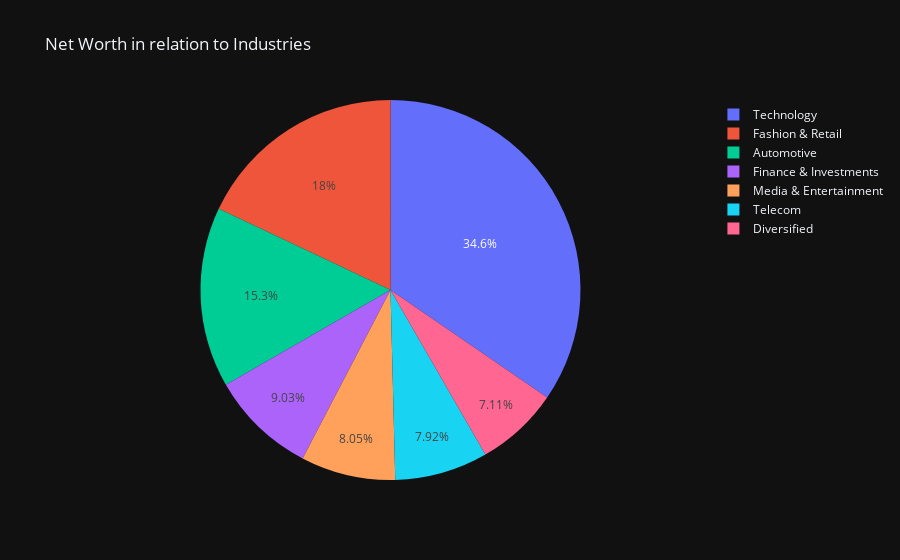

The code cell stored with this chart in its notebook:
### Markdown cell above
# Pie Chart of Industries

### Code cell
industry_pie = px.pie(top_10_billionaires, values='net_worth', names='industry', title='Net Worth in relation to Industries')
industry_pie.show()

### Figure 1 — Plotly figure (JSON) as saved in the notebook; plotly's stock layout.template omitted (floating-point values rounded to 4 significant figures)
{"data": [{"domain": {"x": [0.0, 1.0], "y": [0.0, 1.0]}, "hovertemplate": "industry=%{label}<br>net_worth=%{value}<extra></extra>", "labels": ["Fashion & Retail", "Automotive", "Technology", "Technology", "Finance & Investments", "Technology", "Media & Entertainment", "Telecom", "Diversified", "Technology"], "legendgroup": "", "name": "", "showlegend": true, "values": [211.0, 180.0, 114.0, 107.0, 106.0, 104.0, 94.5, 93.0, 83.4, 80.7], "type": "pie"}], "layout": {"legend": {"tracegroupgap": 0}, "title": {"text": "Net Worth in relation to Industries"}}}
